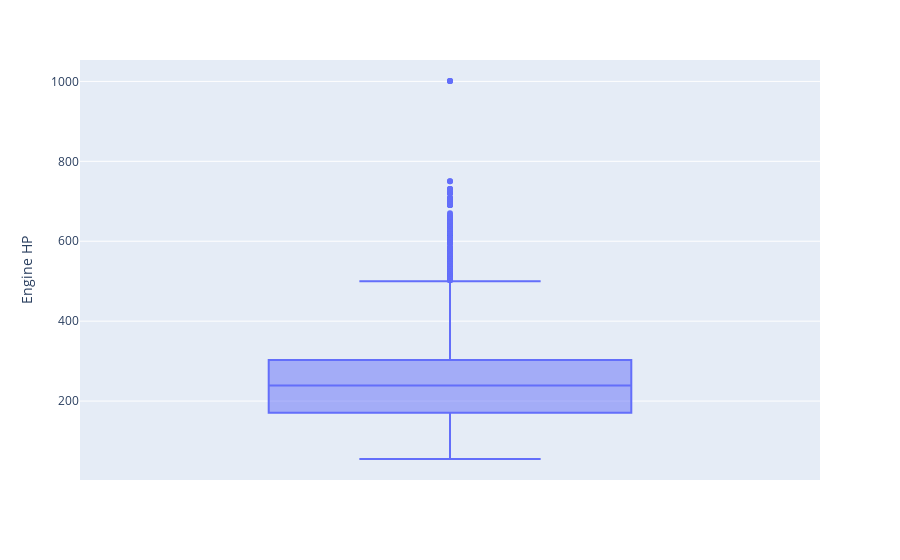

Notebook cell for this chart:
### Markdown cell above
### Insights
**Bar Plot of Count by Transmission Type**:

- Automatic transmission is the most common type, indicating a preference for ease of use among drivers.
- Manual transmission has a significant presence, though it is less popular than automatic.
- Other transmission types, like automated manual and direct drive, are rare, which may indicate niche applications or specialized vehicles.

### Code cell
P3=px.box(df, y='Engine HP')
P3.show()

### Figure 1 — Plotly figure (JSON) as saved in the notebook; plotly's stock layout.template omitted (floating-point values rounded to 4 significant figures; data arrays with more than 128 entries replaced by an {"elided": "..."} marker saying what was removed)
{"data": [{"alignmentgroup": "True", "hovertemplate": "Engine HP=%{y}<extra></extra>", "legendgroup": "", "marker": {"color": "#636efa"}, "name": "", "notched": false, "offsetgroup": "", "orientation": "v", "showlegend": false, "type": "box", "x0": " ", "xaxis": "x", "y": {"elided": "11199 int values"}, "y0": " ", "yaxis": "y"}], "layout": {"boxmode": "group", "legend": {"tracegroupgap": 0}, "margin": {"t": 60}, "xaxis": {"anchor": "y", "domain": [0, 1]}, "yaxis": {"anchor": "x", "domain": [0, 1], "title": {"text": "Engine HP"}}}}
